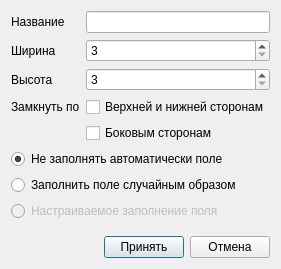
<?xml version="1.0" encoding="UTF-8"?>
<ui version="4.0">
 <class>FieldSettingsForm</class>
 <widget class="QDialog" name="FieldSettingsForm">
  <property name="geometry">
   <rect>
    <x>0</x>
    <y>0</y>
    <width>256</width>
    <height>269</height>
   </rect>
  </property>
  <property name="windowTitle">
   <string>Form</string>
  </property>
  <property name="modal">
   <bool>true</bool>
  </property>
  <layout class="QVBoxLayout" name="verticalLayout">
   <item>
    <layout class="QFormLayout" name="formLayout">
     <item row="0" column="0">
      <widget class="QLabel" name="label">
       <property name="text">
        <string>Название</string>
       </property>
      </widget>
     </item>
     <item row="0" column="1">
      <widget class="QLineEdit" name="eName"/>
     </item>
     <item row="1" column="0">
      <widget class="QLabel" name="label_2">
       <property name="text">
        <string>Ширина</string>
       </property>
      </widget>
     </item>
     <item row="1" column="1">
      <widget class="QSpinBox" name="spinWidth">
       <property name="buttonSymbols">
        <enum>QAbstractSpinBox::UpDownArrows</enum>
       </property>
       <property name="minimum">
        <number>3</number>
       </property>
       <property name="maximum">
        <number>512</number>
       </property>
      </widget>
     </item>
     <item row="2" column="0">
      <widget class="QLabel" name="label_3">
       <property name="text">
        <string>Высота</string>
       </property>
      </widget>
     </item>
     <item row="2" column="1">
      <widget class="QSpinBox" name="spinHeight">
       <property name="minimum">
        <number>3</number>
       </property>
       <property name="maximum">
        <number>512</number>
       </property>
      </widget>
     </item>
     <item row="3" column="0">
      <widget class="QLabel" name="label_4">
       <property name="text">
        <string>Замкнуть по</string>
       </property>
      </widget>
     </item>
     <item row="3" column="1">
      <widget class="QCheckBox" name="cbTopBottom">
       <property name="text">
        <string>Верхней и нижней сторонам</string>
       </property>
      </widget>
     </item>
     <item row="4" column="1">
      <widget class="QCheckBox" name="cbLeftRight">
       <property name="text">
        <string>Боковым сторонам</string>
       </property>
      </widget>
     </item>
    </layout>
   </item>
   <item>
    <widget class="QRadioButton" name="rb_NoAutoFill">
     <property name="text">
      <string>Не заполнять автоматически поле</string>
     </property>
     <property name="checked">
      <bool>true</bool>
     </property>
    </widget>
   </item>
   <item>
    <widget class="QRadioButton" name="rb_SimpleAutofill">
     <property name="text">
      <string>Заполнить поле случайным образом</string>
     </property>
    </widget>
   </item>
   <item>
    <widget class="QRadioButton" name="rb_AutoFill">
     <property name="enabled">
      <bool>false</bool>
     </property>
     <property name="text">
      <string>Настраиваемое заполнение поля</string>
     </property>
    </widget>
   </item>
   <item>
    <spacer name="verticalSpacer">
     <property name="orientation">
      <enum>Qt::Vertical</enum>
     </property>
     <property name="sizeHint" stdset="0">
      <size>
       <width>20</width>
       <height>40</height>
      </size>
     </property>
    </spacer>
   </item>
   <item>
    <layout class="QHBoxLayout" name="horizontalLayout">
     <item>
      <spacer name="horizontalSpacer">
       <property name="orientation">
        <enum>Qt::Horizontal</enum>
       </property>
       <property name="sizeHint" stdset="0">
        <size>
         <width>40</width>
         <height>20</height>
        </size>
       </property>
      </spacer>
     </item>
     <item>
      <widget class="QPushButton" name="pbOk">
       <property name="text">
        <string>Принять</string>
       </property>
       <property name="icon">
        <iconset resource="../../res/mainresources.qrc">
         <normaloff>:/img/icons/accept</normaloff>:/img/icons/accept</iconset>
       </property>
       <property name="default">
        <bool>true</bool>
       </property>
      </widget>
     </item>
     <item>
      <widget class="QPushButton" name="pbCancel">
       <property name="text">
        <string>Отмена</string>
       </property>
       <property name="icon">
        <iconset resource="../../res/mainresources.qrc">
         <normaloff>:/img/icons/reject</normaloff>:/img/icons/reject</iconset>
       </property>
      </widget>
     </item>
    </layout>
   </item>
  </layout>
 </widget>
 <resources>
  <include location="../../res/mainresources.qrc"/>
 </resources>
 <connections>
  <connection>
   <sender>pbOk</sender>
   <signal>clicked()</signal>
   <receiver>FieldSettingsForm</receiver>
   <slot>accept()</slot>
   <hints>
    <hint type="sourcelabel">
     <x>155</x>
     <y>108</y>
    </hint>
    <hint type="destinationlabel">
     <x>145</x>
     <y>64</y>
    </hint>
   </hints>
  </connection>
  <connection>
   <sender>pbCancel</sender>
   <signal>clicked()</signal>
   <receiver>FieldSettingsForm</receiver>
   <slot>reject()</slot>
   <hints>
    <hint type="sourcelabel">
     <x>241</x>
     <y>108</y>
    </hint>
    <hint type="destinationlabel">
     <x>145</x>
     <y>64</y>
    </hint>
   </hints>
  </connection>
 </connections>
</ui>
